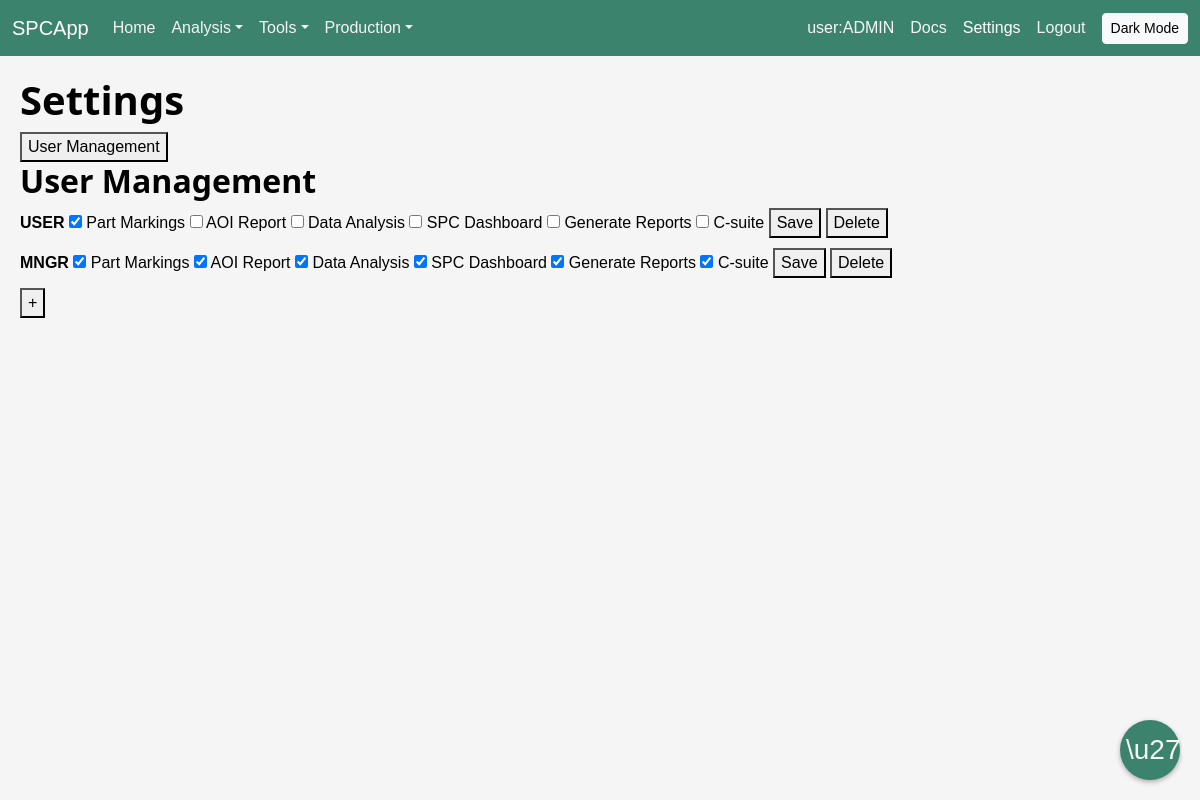
The page /settings (signed in) on the database as committed earlier.
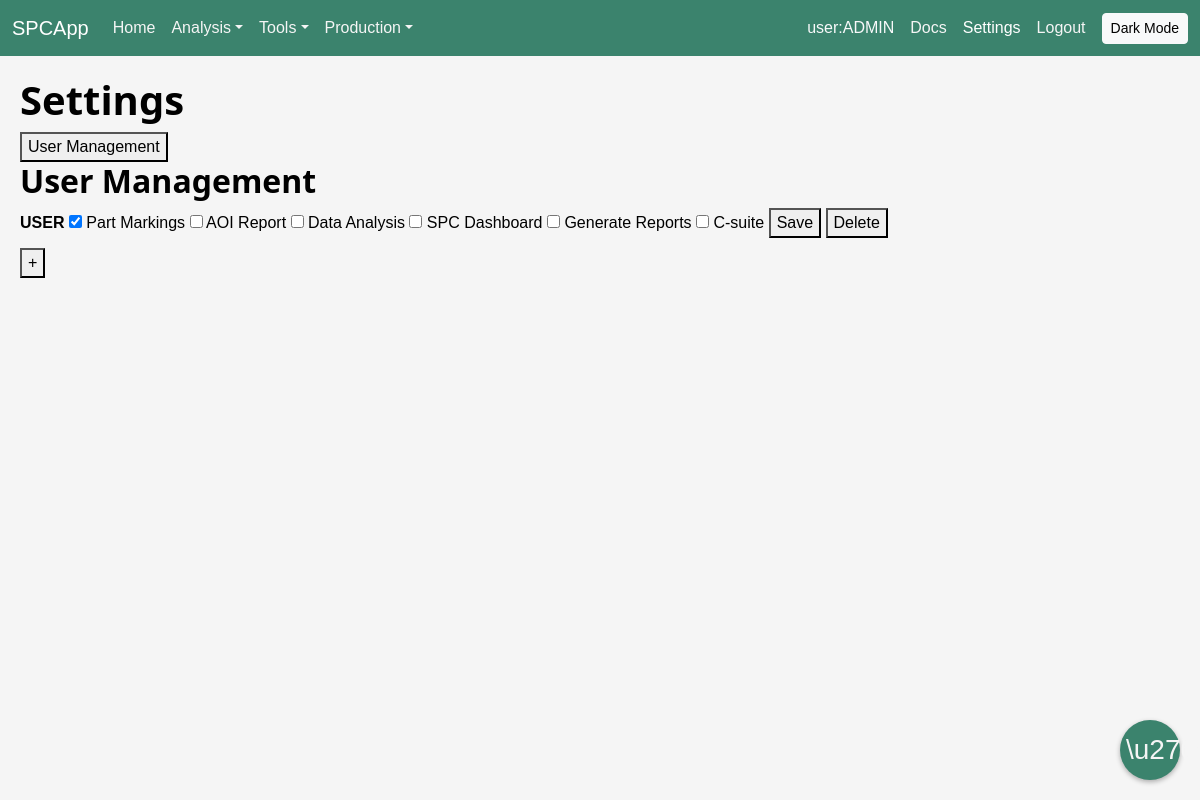
The same page on the database as committed later.
### tables this page shows
CREATE TABLE users (
            id INTEGER PRIMARY KEY AUTOINCREMENT,
            username TEXT UNIQUE,
            password TEXT,
            part_markings INTEGER DEFAULT 0,
            aoi INTEGER DEFAULT 0,
            analysis INTEGER DEFAULT 0,
            dashboard INTEGER DEFAULT 0,
            reports INTEGER DEFAULT 0,
            c_suite INTEGER DEFAULT 0,
            is_admin INTEGER DEFAULT 0
        );

### run.py (the view, shortened to what this page needs)
@app.route('/settings', methods=['GET', 'POST'])
@login_required
def settings():
    conn = get_db()
    user = session.get('user')
    row = conn.execute(
        'SELECT is_admin, c_suite FROM users WHERE username=?',
        (user,),
    ).fetchone()
    if not row or not (row['is_admin'] or row['c_suite']):
        conn.close()
        return redirect(url_for('home'))
    users = conn.execute(
        'SELECT id, username, part_markings, aoi, analysis, dashboard, reports, c_suite FROM users WHERE username != ?',
        ('ADMIN',),
    ).fetchall()
    conn.close()
    return render_template('settings.html', users=users)

### run.py (called while the page is built, shortened)
def get_db():
    conn = sqlite3.connect(DATABASE)
    conn.row_factory = sqlite3.Row
    return conn

def login_required(f):
    @wraps(f)
    def decorated(*args, **kwargs):
        if not session.get('user'):
            return redirect(url_for('login'))
        return f(*args, **kwargs)
    return decorated

@app.context_processor
def inject_globals():
    user = session.get('user')
    perms = {}
    is_admin = False
    if user:
        conn = get_db()
        row = conn.execute(
            'SELECT part_markings, aoi, analysis, dashboard, reports, is_admin, c_suite FROM users WHERE username = ?',
            (user,),
        ).fetchone()
        conn.close()
        if row:
            is_admin = bool(row['is_admin'] or row['c_suite'])
            if is_admin:
                perms = {
                    'part_markings': True,
                    'aoi': True,
                    'analysis': True,
                    'dashboard': True,
                    'reports': True,
                }
    return dict(current_user=user, permissions=perms, is_admin=is_admin)

### templates/settings.html (shortened to what this page needs)
{% extends 'base.html' %}
{% block content %}
  <h1>Settings</h1>
  <div class="tab-buttons">
    <button type="button" onclick="showTab('users')">User Management</button>
  </div>
  <div id="users" class="tab">
    <h2>User Management</h2>
    {% for u in users %}
    <form method="post" class="user-row">
      <strong>{{ u['username'] }}</strong>
      <label><input type="checkbox" name="privileges" value="part_markings" {% if u['part_markings'] %}checked{% endif %}> Part Markings</label>
      <label><input type="checkbox" name="privileges" value="aoi" {% if u['aoi'] %}checked{% endif %}> AOI Report</label>
      <label><input type="checkbox" name="privileges" value="analysis" {% if u['analysis'] %}checked{% endif %}> Data Analysis</label>
      <label><input type="checkbox" name="privileges" value="dashboard" {% if u['dashboard'] %}checked{% endif %}> SPC Dashboard</label>
      <label><input type="checkbox" name="privileges" value="reports" {% if u['reports'] %}checked{% endif %}> Generate Reports</label>
      <label><input type="checkbox" name="privileges" value="c_suite" {% if u['c_suite'] %}checked{% endif %}> C-suite</label>
      <button type="submit">Save</button>
      <button type="submit" name="action" value="delete">Delete</button>
    </form>
    {% endfor %}
    <button type="button" onclick="toggleAddUser()">+</button>
  </div>
{% endblock %}

Rows that differ between the two databases and show on the page:
removed users: username "MNGR", part_markings "☑", aoi "☑", analysis "☑", dashboard "☑", reports "☑", c_suite "☑"
